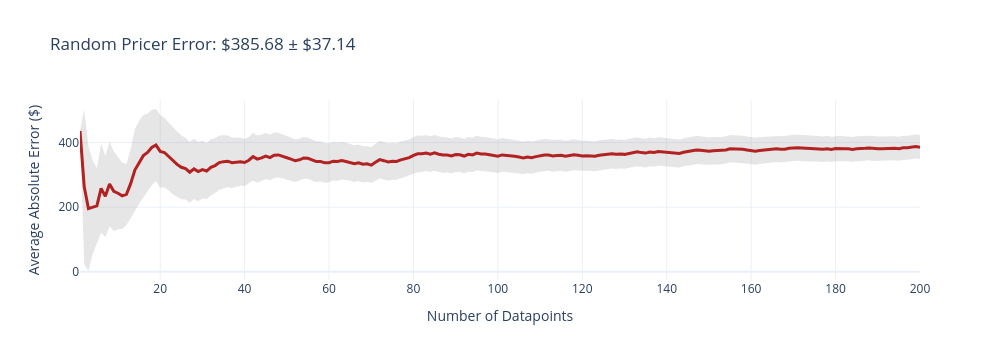
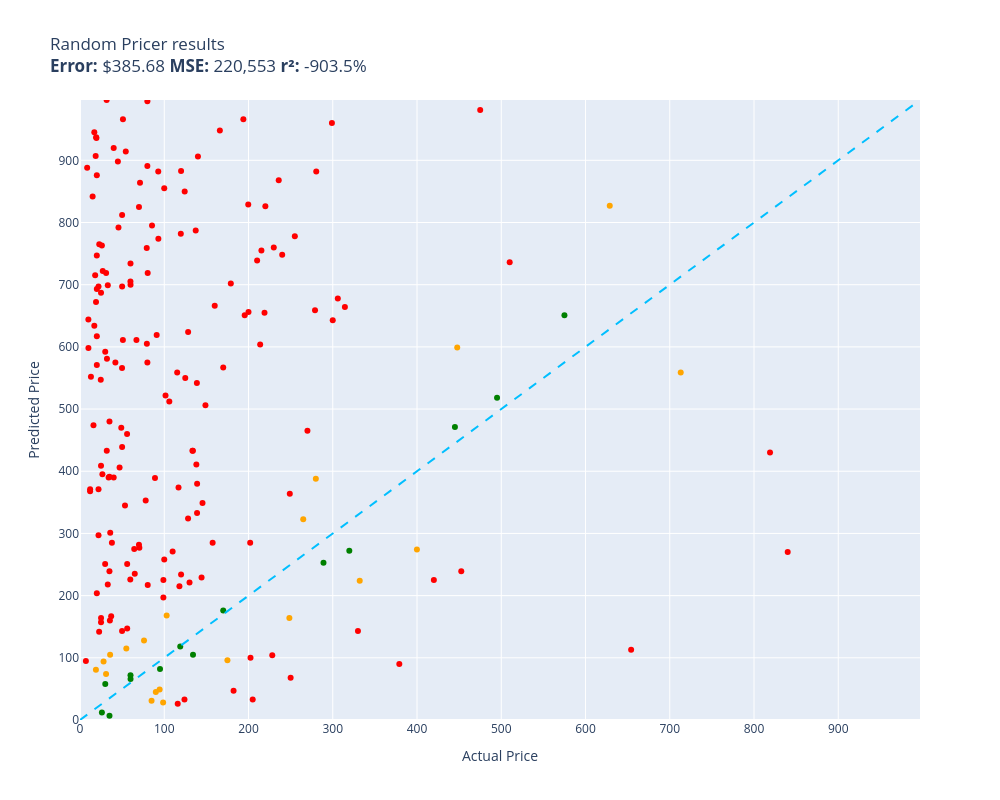

These figures' notebook cell, in order:
### Code cell
random.seed(42)
evaluate(random_pricer, test)

### Figure 1 — Plotly figure (JSON) as saved in the notebook; plotly's stock layout.template omitted (floating-point values rounded to 4 significant figures; data arrays with more than 128 entries replaced by an {"elided": "..."} marker saying what was removed)
{"data": [{"fill": "toself", "fillcolor": "rgba(128,128,128,0.2)", "hoverinfo": "skip", "line": {"color": "rgba(255,255,255,0)"}, "name": "95% CI", "showlegend": false, "type": "scatter", "x": {"elided": "400 int values"}, "y": {"elided": "400 float values"}}, {"customdata": {"elided": "200x1 float values"}, "hovertemplate": "n=%{x}<br>Avg Error=$%{y:,.2f}<br>±95% CI=$%{customdata[0]:,.2f}<extra></extra>", "line": {"color": "firebrick", "width": 3}, "mode": "lines", "name": "Cumulative Avg Error", "type": "scatter", "x": {"elided": "200 int values"}, "y": {"elided": "200 float values"}}], "layout": {"height": 360, "showlegend": false, "title": {"text": "Random Pricer Error: $385.68 ± $37.14"}, "width": 1000, "xaxis": {"title": {"text": "Number of Datapoints"}}, "yaxis": {"title": {"text": "Average Absolute Error ($)"}}}}

### Figure 2 — Plotly figure (JSON) as saved in the notebook; plotly's stock layout.template omitted (floating-point values rounded to 4 significant figures; data arrays with more than 128 entries replaced by an {"elided": "..."} marker saying what was removed)
{"data": [{"customdata": {"elided": "166x1 str values"}, "hovertemplate": "%{customdata[0]}<extra></extra>", "legendgroup": "red", "marker": {"color": "red", "size": 6, "symbol": "circle"}, "mode": "markers", "name": "red", "orientation": "v", "showlegend": true, "type": "scatter", "x": {"elided": "166 float values"}, "xaxis": "x", "y": {"elided": "166 int values"}, "yaxis": "y"}, {"customdata": [["NewPower99 Battery Kit for Samsung Galax...\nGuess=$115.00 Actual=$54.95"], ["8544771 Dryer Heating Element, 279816 Th...\nGuess=$105.00 Actual=$35.74"], ["Bam France 2002XL Contoured Hightech Bla...\nGuess=$559.00 Actual=$713.00"], ["HK SYSTEMS 13\" Heavy Duty Black \"Push\" O...\nGuess=$31.00 Actual=$84.95"], ["SKB iSeries 3i-13096-6KP Case for BlackM...\nGuess=$96.00 Actual=$174.99"], ["Bam Trekking 3027SB Single Black Clarine...\nGuess=$224.00 Actual=$332.00"], ["Aolemi Oil Rubbed Bronze Single Function...\nGuess=$28.00 Actual=$98.65"], ["Poison Spyder 10-08-020 Rocker Knocker\nGuess=$827.00 Actual=$628.76"], ["DIMARZIO 204284 DP 163FBK Blues Bucker G...\nGuess=$45.00 Actual=$89.99"], ["BESTILL Wall Mounted Shower Faucet Set, ...\nGuess=$128.00 Actual=$76.00"], ["Trail Gear Twin Stick Kit for Top Shift ...\nGuess=$388.00 Actual=$279.92"], ["Engine Thermostat, Replace 19301-PAA-306...\nGuess=$81.00 Actual=$18.89"], ["Canon Sure Shot 90u 35mm Date Camera\nGuess=$274.00 Actual=$399.89"], ["Wilkinson LOW GAUSS Vintage Tone Strat S...\nGuess=$74.00 Actual=$30.93"], ["GENUINE VOLVO THERMOSTAT (3.0, 3.2) S60 ...\nGuess=$168.00 Actual=$102.85"], ["APS iBoard (304 Stainless Steel Polished...\nGuess=$323.00 Actual=$264.95"], ["Steering Wheel, Carbon Fiber Automotive ...\nGuess=$599.00 Actual=$447.74"], ["Glovion Music Stand Light, Clip On Piano...\nGuess=$94.00 Actual=$27.99"], ["Intex River Run Connect Lounge (Four)\nGuess=$49.00 Actual=$94.49"], ["PowerSport Front Rear Brakes and Rotors ...\nGuess=$164.00 Actual=$248.51"]], "hovertemplate": "%{customdata[0]}<extra></extra>", "legendgroup": "orange", "marker": {"color": "orange", "size": 6, "symbol": "circle"}, "mode": "markers", "name": "orange", "orientation": "v", "showlegend": true, "type": "scatter", "x": [54.95, 35.74, 713.0, 84.95, 175.0, 332.0, 98.65, 628.8, 89.99, 76.0, 279.9, 18.89, 399.9, 30.93, 102.8, 264.9, 447.7, 27.99, 94.49, 248.5], "xaxis": "x", "y": [115, 105, 559, 31, 96, 224, 28, 827, 45, 128, 388, 81, 274, 74, 168, 323, 599, 94, 49, 164], "yaxis": "y"}, {"customdata": [["PEMP E65 E66 CDC Simulate Optical Fiber ...\nGuess=$118.00 Actual=$119.00"], ["Mini PC, Kinupute Desktop Computer E3-12...\nGuess=$518.00 Actual=$495.00"], ["Mylites+ Standard Comic Book Mylar Sleev...\nGuess=$7.00 Actual=$34.99"], ["Diversitech WG840585 Motor, (Ddb) 1/3Hp,...\nGuess=$105.00 Actual=$134.12"], ["Lighted Triangle Mirror Cabinet Bathroom...\nGuess=$471.00 Actual=$445.00"], ["LEGO Marvel Avengers War Machine Buster ...\nGuess=$72.00 Actual=$59.95"], ["Trim Kit for 2-handle Shower & Tub Valve...\nGuess=$82.00 Actual=$94.99"], ["Walker Exhaust Ultra EPA 16478 Direct Fi...\nGuess=$651.00 Actual=$574.99"], ["Ibanez M510OVS Acoustic Mandolin in Vint...\nGuess=$176.00 Actual=$169.99"], ["AZX Stylus Pencil for Apple iPad Pro 202...\nGuess=$58.00 Actual=$29.99"], ["Venom Power Terra Hunter R/T+ R/T All-Te...\nGuess=$272.00 Actual=$319.65"], ["Audio Techinca ATW-T1002 System 10 Handh...\nGuess=$253.00 Actual=$289.00"], ["Fender Hendrix Voodoo Child Coiled Instr...\nGuess=$66.00 Actual=$59.99"], ["NICKSTON Red Sparkling Glitter Slim Band...\nGuess=$12.00 Actual=$25.99"]], "hovertemplate": "%{customdata[0]}<extra></extra>", "legendgroup": "green", "marker": {"color": "green", "size": 6, "symbol": "circle"}, "mode": "markers", "name": "green", "orientation": "v", "showlegend": true, "type": "scatter", "x": [119.0, 495.0, 34.99, 134.1, 445.0, 59.95, 94.99, 575.0, 170.0, 29.99, 319.6, 289.0, 59.99, 25.99], "xaxis": "x", "y": [118, 518, 7, 105, 471, 72, 82, 651, 176, 58, 272, 253, 66, 12], "yaxis": "y"}, {"hoverinfo": "skip", "line": {"color": "deepskyblue", "dash": "dash", "width": 2}, "mode": "lines", "name": "y = x", "showlegend": false, "type": "scatter", "x": [0, 997], "y": [0, 997]}], "layout": {"height": 800, "legend": {"title": {"text": "color"}, "tracegroupgap": 0}, "showlegend": false, "title": {"text": "Random Pricer results<br><b>Error:</b> $385.68 <b>MSE:</b> 220,553 <b>r²:</b> -903.5%"}, "width": 1000, "xaxis": {"anchor": "y", "domain": [0, 1], "range": [0, 997], "title": {"text": "Actual Price"}}, "yaxis": {"anchor": "x", "domain": [0, 1], "range": [0, 997], "title": {"text": "Predicted Price"}}}}
